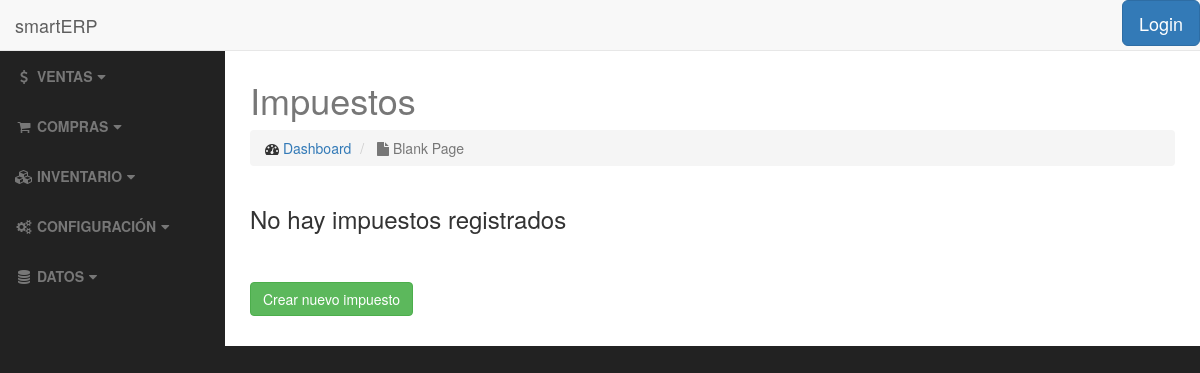
/payment/tax/, run on an earlier commit of the app's database.
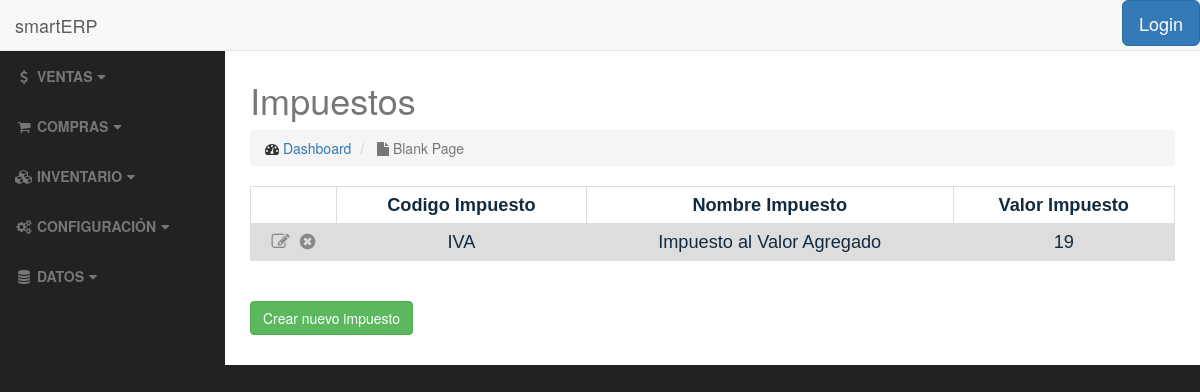
And on a later commit of the database.
### payment/models.py (models this page shows, shortened)
class Tax(models.Model):
    tax_code = models.CharField(max_length=10, verbose_name='Codigo', unique='True')
    tax_name = models.CharField(max_length=30, verbose_name='Nombre Impuesto')
    DEC_VALIDATORS = [MaxValueValidator(100, message="Por favor ingrese un numero entre 0 y 100"),
                      MinValueValidator(0, message="Por favor ingrese un numero entre 0 y 100")]
    tax_value = models.PositiveSmallIntegerField(validators=DEC_VALIDATORS, verbose_name='Monto')
    class Meta:
        ordering = ['tax_code']

### payment/views.py (the view)
class TaxListView(ListView):
    template_name = 'payment/tax_list.html'
    def get_queryset(self):
        return Tax.objects.all()

### payment/templates/payment/tax_list.html (shortened to what this page needs)
{% extends 'base.html' %}
<h2>{% block title %}Impuestos{% endblock %}</h2>
{% block body %}
    <table>
            {% if object_list %}
                <tr>
                    <th></th>
                    <th>Codigo Impuesto</th>
                    <th>Nombre Impuesto</th>
                    <th>Valor Impuesto</th>
                </tr>
                    {% for tax in object_list %}
                        <tr>
                            <td>
                                <a href="{% url 'payment:tax-update' tax.pk %}"><i class="fa fa-pencil-square-o" title="Editar"></i></a>&nbsp;
                                <a href="{% url 'payment:tax-delete' tax.pk %}"><i class="fa fa-times-circle" title="Eliminar"></i></a>
                            </td>
                            <td>{{ tax.tax_code }}</td>
                            <td>{{ tax.tax_name }}</td>
                            <td>{{ tax.tax_value }}</td>
                        </tr>
                    {% endfor %}
            {% else %}
                <h3>No hay impuestos registrados</h3>
            {% endif %}
    </table>
    <br>
    <br>
    <a href="{% url 'payment:tax-add' %}" class="btn btn-success">Crear nuevo impuesto</a>
    <br>
    <br>
{% endblock %}

### templates/base.html (shortened to what this page needs)
<!DOCTYPE html>
<html lang="en">
<head>
    {% load staticfiles %}
    <link href="http://127.0.0.1:8000/static/css/bootstrap.min.css" rel="stylesheet">
    <link rel="stylesheet" href="https://maxcdn.bootstrapcdn.com/bootswatch/3.3.7/superhero/bootstrap.min.css">
    <link href="http://127.0.0.1:8000/static/css/sb-admin.css" rel="stylesheet">
    <link href="http://127.0.0.1:8000/static/font-awesome/css/font-awesome.min.css" rel="stylesheet" type="text/css">
</head>
<body>
    <div id="wrapper">
        <nav class="navbar navbar-default navbar-fixed-top" role="navigation">
            <div class="navbar-header">
                <a class="navbar-brand" href="/">smartERP</a>
            </div>
            <ul class="nav navbar-right top-nav">
                {% if user.active %}
                    <li class="dropdown">
                        <a href="#" class="dropdown-toggle" data-toggle="dropdown"><i class="fa fa-user"></i> John Smith <b class="caret"></b></a>
                        <ul class="dropdown-menu">
                            <li>
                                <a href="#"><i class="fa fa-fw fa-user"></i> Profile</a>
                            </li>
                            <li>
                                <a href="#"><i class="fa fa-fw fa-envelope"></i> Inbox</a>
                            </li>
                            <li>
                                <a href="#"><i class="fa fa-fw fa-gear"></i> Settings</a>
                            </li>
                            <li class="divider"></li>
                            <li>
                                <a href="#"><i class="fa fa-fw fa-power-off"></i> Log Out</a>
                            </li>
                        </ul>
                    </li>
                {% else %}
                    <ul class="nav navbar-nav pull-right">
                        <a class="btn btn-lg btn-primary" data-toggle="modal" href="#myModal" >Login</a>
                    </ul>
                {% endif %}
            </ul>
            <div class="collapse navbar-collapse navbar-ex1-collapse">
                <ul class="nav navbar-nav side-nav">
                    <li class="#">
                        <a href="#ventas" data-toggle="collapse"><i class="fa fa-fw fa-usd"></i> <b>VENTAS</b><i class="fa fa-fw fa-caret-down"></i></a>
                    </li>
                    <li class="#">
                        <a href="#compras" data-toggle="collapse"><i class="fa fa-fw fa-shopping-cart"></i> <b>COMPRAS</b><i class="fa fa-fw fa-caret-down"></i></a>
                    </li>
                    <li class="#">
                        <a href="#inv" data-toggle="collapse"><i class="fa fa-fw fa-cubes"></i> <b>INVENTARIO</b><i class="fa fa-fw fa-caret-down"></i></a>
                    </li>
                    <li class="#">
                        <a href="#conf" data-toggle="collapse"><i class="fa fa-fw fa-cogs"></i> <b>CONFIGURACIÓN</b><i class="fa fa-fw fa-caret-down"></i></a>
                    </li>
                    <li class="#">
                        <a href="#datos" data-toggle="collapse"><i class="fa fa-fw fa-database"></i> <b>DATOS</b><i class="fa fa-fw fa-caret-down"></i></a>
                    </li>
                </ul>
            </div>
        </nav>
        <div id="page-wrapper">
            <div class="container-fluid">
                <div class="row">
                    <div class="col-lg-12">
                        <h1 class="text-muted">
                            {% block title %}{% endblock %}
                        </h1>
                        <ol class="breadcrumb">
                            <li>
                                <i class="fa fa-dashboard"></i>  <a href="index.html">Dashboard</a>
                            </li>
                            <li class="active">
                                <i class="fa fa-file"></i> Blank Page
                            </li>
                        </ol>
                    </div>
                </div>
                {% block body %}
                {% endblock %}
            </div>
        </div>
    </div>
</body>
</html>

### static/css/sb-admin.css (style rules this page uses)
body { margin-top: 100px; background-color: #222; }
@media (min-width:768px) { body { margin-top: 50px; } }
#wrapper { padding-left: 0; }
#page-wrapper { width: 100%; padding: 0; background-color: #fff; }
@media (min-width:768px) { #wrapper { padding-left: 225px; } }
@media (min-width:768px) { #page-wrapper { padding: 10px; } }
.top-nav { padding: 0 15px; }
@media (min-width:768px) { .side-nav { position: fixed; top: 51px; left: 225px; width: 225px; margin-left: -225px; border: none; border-radius: 0; overflow-y: auto; background-color: #222; bottom: 0; overflow-x: hidden; padding-bottom: 40px; } }
@media (min-width:768px) { .side-nav>li>a { width: 225px; } }

### templates/base.html (style rules this page uses)
table { font-family: arial, sans-serif; border-collapse: collapse; width: 100%; margin-left: auto; margin-right: auto; }
td, th { border: 1px solid #dddddd; text-align: center; padding: 5px; font-size: 130%; color: #122b40; }
tr:nth-child(even) { background-color: #dddddd; }
.fa-pencil-square-o { color: #888888; }
.fa-times-circle { color: #888888; }
table a:not(.btn), .table a:not(.btn) { color: #122b40; text-decoration: underline; }

What changed in the data, as far as the page shows it:
added Tax: tax_code "IVA", tax_name "Impuesto al Valor Agregado", tax_value "19"
Also different on the page:
text no longer shown: "No hay impuestos registrados"
text now shown: "Codigo Impuesto Nombre Impuesto Valor Impuesto"
